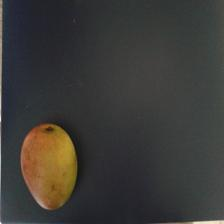
#> input picture Ripe/10.jpg, 224 x 224 px; its folder holds only this picture in this run
$ jupyter execute --allow-errors RipeAndRottenMangoes.ipynb
#> lines starting #> are read from the running program, lines starting #| are printed output that depends on the picture; after the words box and inside, x2 and y2 are one past the last pixel; in counts of white or black regions, pixels touching at a corner belong together
# Inspección de los datos y tratamiento de los valores faltantes.

El conjunto de datos Ripe y Rotten contiene datos sobre dos estados del mango. Este es un conjunto de datos multi-variables para determinar el estado de un mango a traves de una imagen.

El conjunto de datos contiene dos estados en los que se puede encontrar un mango que son: Ripe (Maduro) y Rotten (Podrido). Cada estado cuenta con una cantidad de ejemplos registrados. Rotten: 1492 imágenes y Ripe: 497 imágenes para un total de 1.989 ejemplos en el conjunto de datos.

[cell 1]
import pandas as pd
import seaborn as sns
import matplotlib.pyplot as plt
import numpy as np

from sklearn.model_selection import train_test_split
from sklearn.neural_network import MLPClassifier
from sklearn.neural_network import MLPRegressor
from sklearn import metrics
from sklearn.metrics import classification_report
from sklearn.metrics import accuracy_score
from sklearn.metrics import mean_squared_error
from sklearn.exceptions import ConvergenceWarning
from sklearn.model_selection import GridSearchCV
from sklearn import preprocessing

from skimage.data import page
from skimage.filters import threshold_otsu
from skimage.color import rgb2gray

import warnings
import os
from PIL import Image
import skimage as ski

from scipy.ndimage import binary_fill_holes
from skimage.morphology import remove_small_objects

Cargando el conjunto de imagenes

[cell 2]
path_ripe = "Ripe"
path_rotten = "Rotten"

data_images = []

def load_images_from_folder(folder_path, label):
    for filename in os.listdir(folder_path):
        if filename.endswith(".jpg") or filename.endswith(".png") or filename.endswith(".jpeg"):
            img_path = os.path.join(folder_path, filename)
            data_images.append({'image_path': img_path, 'label': label})


load_images_from_folder(path_ripe, 'Ripe')
#> (the rest of this cell did not finish here and is left out)


print(f"{len(data_images)} Imágenes cargadas.")

A continuación se visualizarán el diagrama de clases y su distribución:

[cell 3]
dataframe_images = pd.DataFrame(data_images)
print(dataframe_images.head())

if not dataframe_images.empty:
    plt.figure(figsize = (10,8))
    sns.countplot(x = 'label', data = dataframe_images)
    plt.title("Conteo de imagenes: Ripe vs Rotten")
    plt.xlabel("Estados")
    plt.ylabel("Cantidad de imagenes")
    plt.xticks(rotation = 45)
    plt.show()
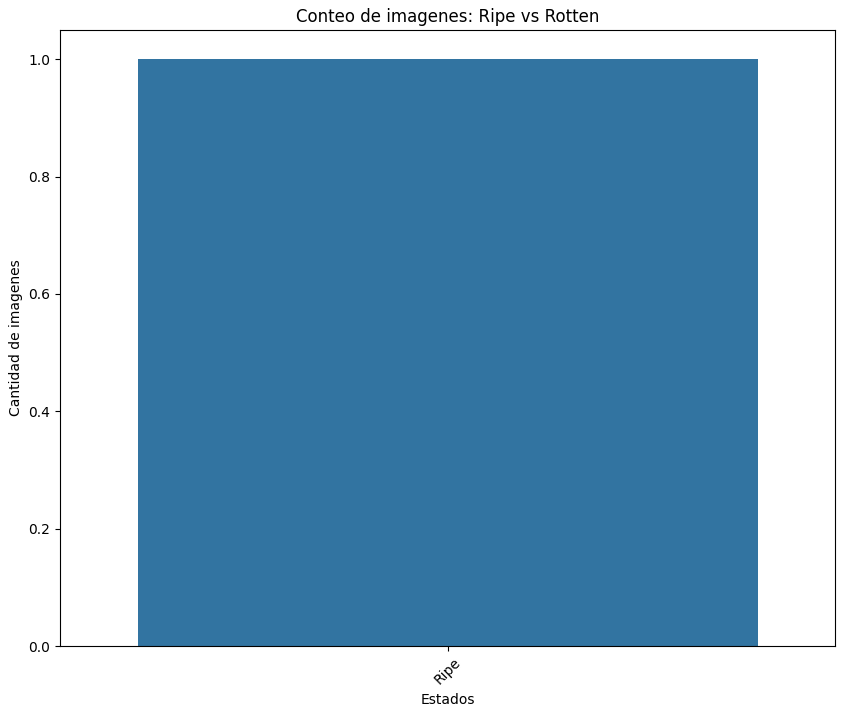
#> figure drawn by matplotlib, 1 panel
else:
    print("No hay imagenes para mostrar en el histograma.")

A continuación se usan las funciones convert_toGrayImage, get_binaryMango, std_image, extract properties para extraer las propiedades del mango o variables predictoras del estado.

[cell 4]
def convert_toGrayImage(filename):
#> called with filename = 'Ripe/10.jpg'
    img = ski.io.imread(filename)
#> img is the input picture: shape (224, 224, 3); mean R, G, B 60.1, 58.6, 55.4
    img = ski.util.img_as_ubyte(img)
    gray_image = rgb2gray(img)
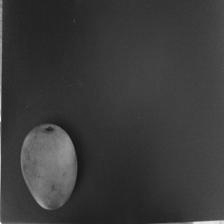
#> gray_image: shape (224, 224) float64; min 0.0646, max 0.996, mean 0.23
    return gray_image, img

[cell 5]
def get_binaryMango(gray_image, sigma=1.0, connectivity=2):
#> called with sigma = 1, connectivity = 2
    blurred_image = ski.filters.gaussian(gray_image, sigma=sigma)
    bin_image = blurred_image > threshold_otsu(blurred_image)
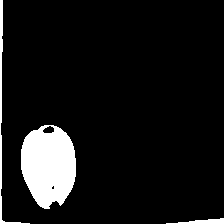
#> bin_image: shape (224, 224) bool; 8.5% white; 3 white regions, box (x1, y1, x2, y2) and area: (21, 125, 76, 209) 3524, (0, 0, 30, 224) 529, (166, 218, 224, 224) 188

    filled_img = binary_fill_holes(bin_image)
#> filled_img: shape (224, 224) bool; 8.6% white; 3 white regions
    labeled_image, count = ski.measure.label(filled_img, connectivity=connectivity, return_num=True)
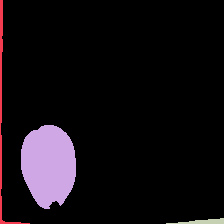
#> labeled_image: shape (224, 224) int32; 4 distinct labels, from 0 to 3; one colour per label, 0 black
#> count = 3

    object_features = ski.measure.regionprops(labeled_image)
#> object_features = 3 regions; box (x1, y1, x2, y2) and area: (21, 125, 76, 209) 3586, (0, 0, 30, 224) 529, (166, 218, 224, 224) 188
    object_areas = [objf["area"] for objf in object_features]
#> object_areas = [529, 3586, 188]
    max_size = max(object_areas)
#> max_size = 3586


    binary_mask = labeled_image > 0
    mango_mask = remove_small_objects(binary_mask, min_size=max_size-1)
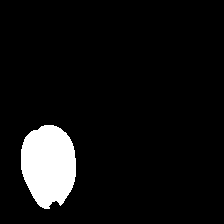
#> mango_mask: shape (224, 224) bool; 7.1% white; 1 white region, box (x1, y1, x2, y2) and area: (21, 125, 76, 209) 3586

    mango_mask = mango_mask < 1
    return mango_mask

[cell 6]
def std_image(gray_img, mango_mask):
    mango_mask = ski.util.invert(mango_mask)
    idx_list = np.where(mango_mask == 1)
    mangoPixel_values = gray_img[idx_list]
    stdev = statistics.stdev(mangoPixel_values)
    return stdev6

[cell 7]
import statistics

def extract_properties(mango_img, gray_img, mango_mask):
    # Asegurarse de que la máscara sea binaria
    binary_mask = mango_mask > 0
    labeled_mango, count = ski.measure.label(binary_mask, connectivity=2, return_num=True)
#> count = 1

    if count == 0:
        print("No se encontraron objetos en la imagen")
        return None

    try:
        # Propiedades de color
        var_color_props = ['intensity_mean']
        color_props = ski.measure.regionprops_table(labeled_mango, mango_img, properties=var_color_props)
#> color_props = {'intensity_mean-0': [53.24], 'intensity_mean-1': [54.89], 'intensity_mean-2': [55.87]}

        # Propiedades en escala de grises
        var_gris_props = ['area', 'intensity_max', 'intensity_min', 'intensity_mean']
        gris_props = ski.measure.regionprops_table(labeled_mango, gray_img, properties=var_gris_props)
#> gris_props = {'area': [46590], 'intensity_max': [0.996], 'intensity_min': [0.0646], 'intensity_mean': [0.214]}

        # Calcular la desviación estándar
        grayImg_stdev = std_image(gray_img, mango_mask)
#> in std_image, `idx_list = np.where(mango_mask == 1)`: idx_list = 3586 positions, rows 125 to 208, columns 21 to 75
#> in std_image, `mangoPixel_values = gray_img[idx_list]`: mangoPixel_values = 3586 values, max 0.675 at index 3554, min 0.118 at index 77, mean 0.438
#> in std_image, `stdev = statistics.stdev(mangoPixel_values)`: stdev = 0.0609

        # Crear DataFrame con propiedades de región
        df_region = pd.DataFrame(gris_props)

        if df_region.empty:
            print("No se pudieron extraer propiedades de la imagen")
            return None

        df_region.rename(columns={
            'intensity_max': 'max_gray_value',
            'intensity_min': 'min_gray_value',
            'intensity_mean': 'mean_gray_value'
        }, inplace=True)

        # Agregar propiedades de color
        df_region['mean_value_R'] = color_props.get('intensity_mean-0', [None])[0]
        df_region['mean_value_G'] = color_props.get('intensity_mean-1', [None])[0]
        df_region['mean_value_B'] = color_props.get('intensity_mean-2', [None])[0]
        df_region['std'] = grayImg_stdev

        # Calcular el histograma de intensidades
        df_intensities = hist2features(gray_img, mango_mask)

        # Combinar todas las características
        df_features = pd.concat([df_region, df_intensities], axis=1)

        return df_features

    except Exception as e:
        print(f"Error al extraer propiedades: {str(e)}")
        return None

$ run again, on Ripe/173.jpg
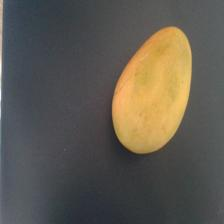
#> input picture Ripe/173.jpg, 224 x 224 px
#> in convert_toGrayImage, img is the input picture: shape (224, 224, 3); mean R, G, B 94.5, 89.4, 79.9
#> bin_image: shape (224, 224) bool; 15.2% white; 2 white regions
#> in get_binaryMango, `labeled_image, count = ski.measure.label(filled_img, connectivity=conn..`:
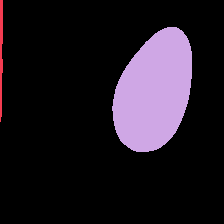
#> labeled_image: shape (224, 224) int32; 3 distinct labels, from 0 to 2; one colour per label, 0 black
#> in get_binaryMango, `labeled_image, count = ski.measure.label(filled_img, connectivity=conn..`: count = 2
#> object_features = 2 regions; box (x1, y1, x2, y2) and area: (112, 27, 192, 152) 7318, (0, 0, 3, 122) 297
#> object_areas = [297, 7318]
#> max_size = 7318
#> in get_binaryMango, `mango_mask = remove_small_objects(binary_mask, min_size=max_size-1)`:
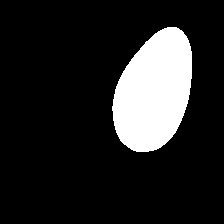
#> mango_mask: shape (224, 224) bool; 14.6% white; 1 white region, box (x1, y1, x2, y2) and area: (112, 27, 192, 152) 7318
#> in extract_properties, `labeled_mango, count = ski.measure.label(binary_mask, connectivity=2, ..`: count = 1
#> color_props = {'intensity_mean-0': [73.46], 'intensity_mean-1': [75.35], 'intensity_mean-2': [77.74]}
#> gris_props = {'area': [42858], 'intensity_max': [0.972], 'intensity_min': [0.131], 'intensity_mean': [0.295]}
#> idx_list = 7318 positions, rows 27 to 151, columns 112 to 191
#> mangoPixel_values = 7318 values, max 0.806 at index 3326, min 0.425 at index 3856, mean 0.689
#> stdev = 0.0502

$ run again, on Ripe/180.jpg
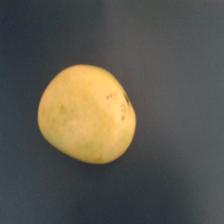
#> input picture Ripe/180.jpg, 224 x 224 px
#> in convert_toGrayImage, img is the input picture: shape (224, 224, 3); mean R, G, B 90.8, 87.8, 78.5
#> in convert_toGrayImage, `gray_image = rgb2gray(img)`:
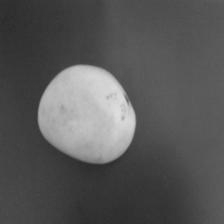
#> gray_image: shape (224, 224) float64; min 0.161, max 0.879, mean 0.344
#> in get_binaryMango, `bin_image = blurred_image > threshold_otsu(blurred_image)`:
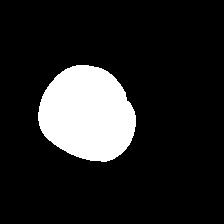
#> bin_image: shape (224, 224) bool; 14.3% white; 1 white region, box (x1, y1, x2, y2) and area: (38, 65, 136, 162) 7191
#> labeled_image: shape (224, 224) int32; values 0 (black) and 1 (white), 14.3% white; 1 white region
#> in get_binaryMango, `labeled_image, count = ski.measure.label(filled_img, connectivity=conn..`: count = 1
#> object_features = 1 regions; box (x1, y1, x2, y2) and area: (38, 65, 136, 162) 7191
#> object_areas = [7191]
#> max_size = 7191
#> in extract_properties, `labeled_mango, count = ski.measure.label(binary_mask, connectivity=2, ..`: count = 1
#> color_props = {'intensity_mean-0': [68.36], 'intensity_mean-1': [72.24], 'intensity_mean-2': [74.58]}
#> gris_props = {'area': [42985], 'intensity_max': [0.545], 'intensity_min': [0.161], 'intensity_mean': [0.281]}
#> idx_list = 7191 positions, rows 65 to 161, columns 38 to 135
#> mangoPixel_values = 7191 values, max 0.879 at index 2302, min 0.44 at index 2394, mean 0.724
#> stdev = 0.0726

$ run again, on Ripe/183.jpg
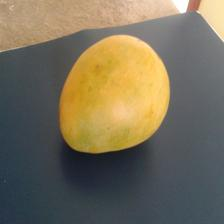
#> input picture Ripe/183.jpg, 224 x 224 px
#> in convert_toGrayImage, img is the input picture: shape (224, 224, 3); mean R, G, B 119.1, 110.4, 90
#> in convert_toGrayImage, `gray_image = rgb2gray(img)`:
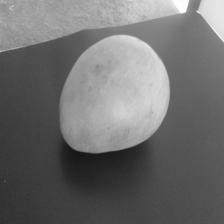
#> gray_image: shape (224, 224) float64; min 0.0747, max 1, mean 0.434
#> in get_binaryMango, `bin_image = blurred_image > threshold_otsu(blurred_image)`:
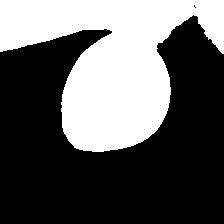
#> bin_image: shape (224, 224) bool; 36.9% white; 1 white region, box (x1, y1, x2, y2) and area: (0, 0, 224, 152) 18490
#> filled_img: shape (224, 224) bool; 36.9% white; 1 white region, box (x1, y1, x2, y2) and area: (0, 0, 224, 152) 18493
#> labeled_image: shape (224, 224) int32; values 0 (black) and 1 (white), 36.9% white; 1 white region
#> in get_binaryMango, `labeled_image, count = ski.measure.label(filled_img, connectivity=conn..`: count = 1
#> object_features = 1 regions; box (x1, y1, x2, y2) and area: (0, 0, 224, 152) 18493
#> object_areas = [18493]
#> max_size = 18493
#> in extract_properties, `labeled_mango, count = ski.measure.label(binary_mask, connectivity=2, ..`: count = 1
#> color_props = {'intensity_mean-0': [69.98], 'intensity_mean-1': [76.54], 'intensity_mean-2': [81.76]}
#> gris_props = {'area': [31683], 'intensity_max': [0.555], 'intensity_min': [0.0747], 'intensity_mean': [0.296]}
#> idx_list = 18493 positions, rows 0 to 151, columns 0 to 223
#> mangoPixel_values = 18493 values, max 1 at index 1077, min 0.416 at index 14203, mean 0.671
#> stdev = 0.106
